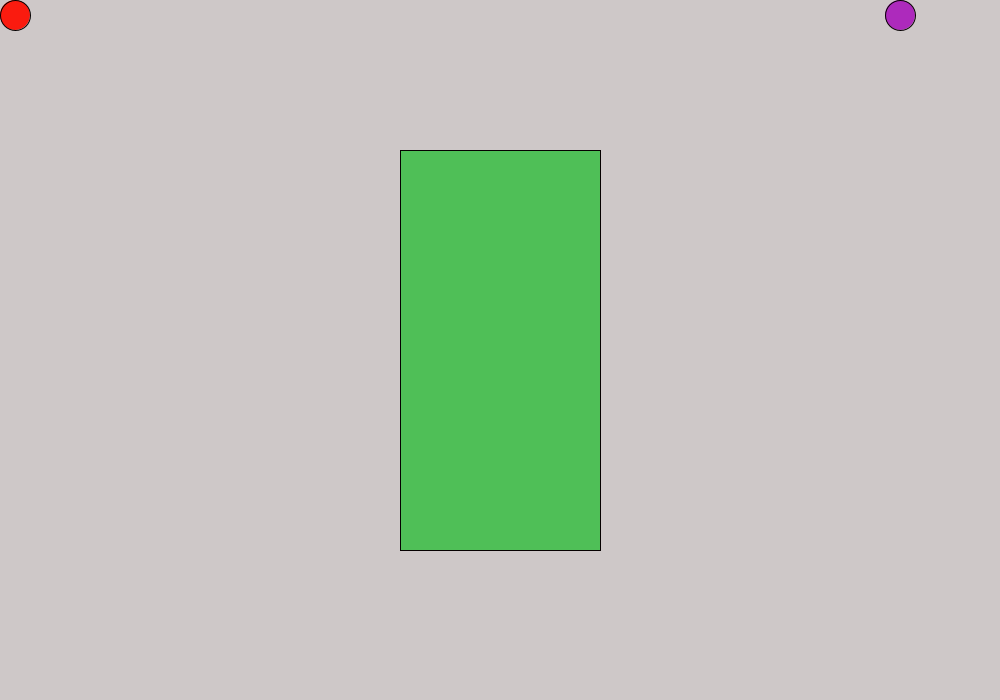
Frame 1 (no input)
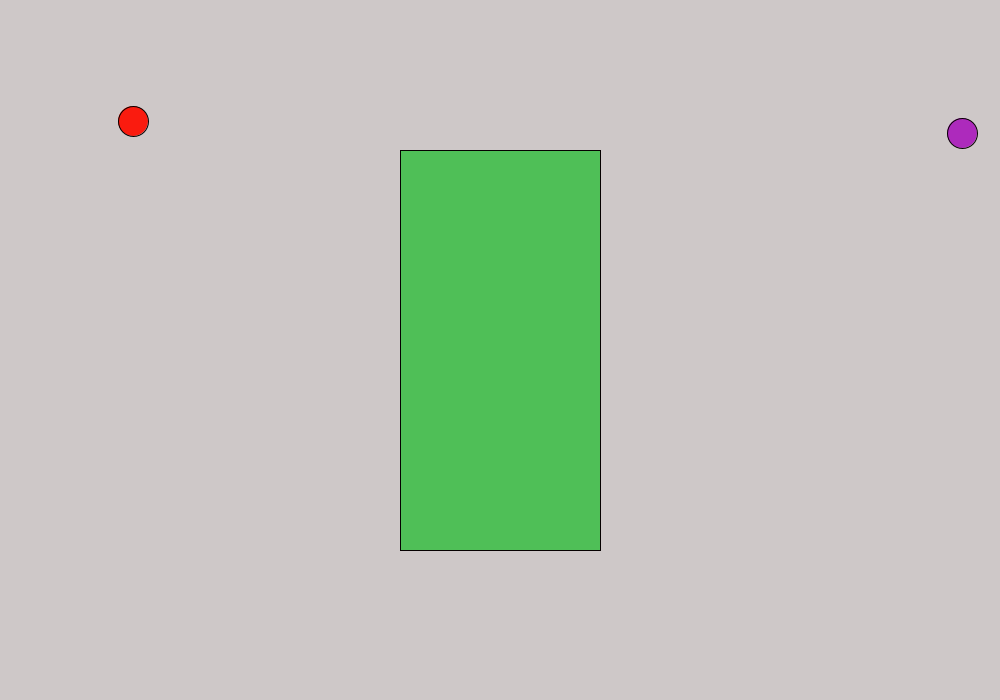
Frame 60 (the mouse pressed at the canvas centre just before this capture)
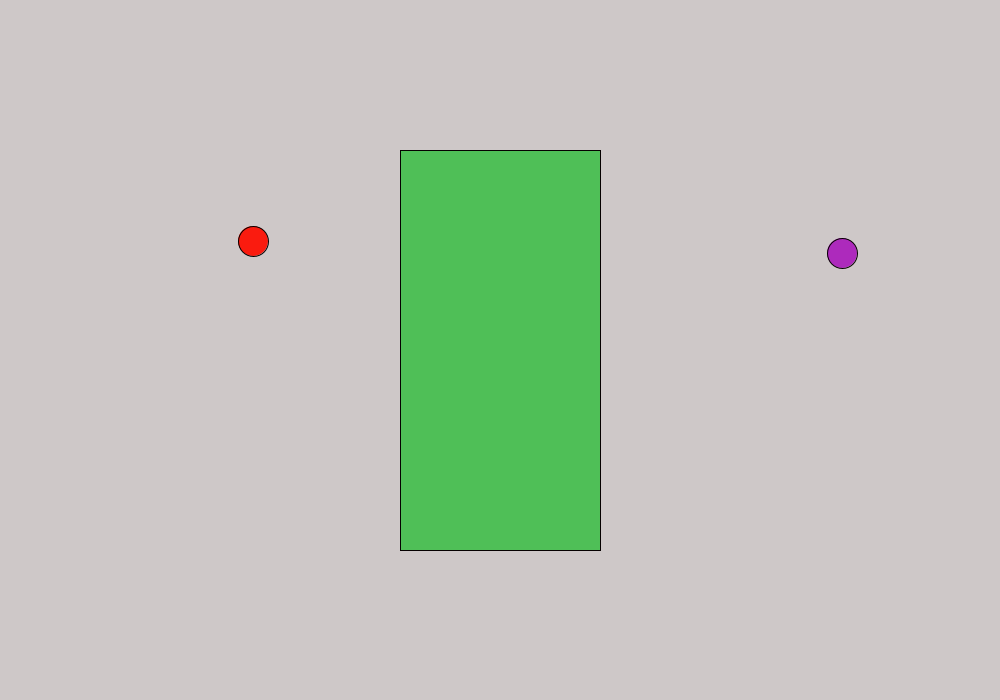
Frame 120 (the mouse held since frame 60 and released just before this capture)

The Processing sketch that drew these frames (run headless with seeded random() and noise(); from frame 60 on, the mouse is pressed at the canvas centre):

// Processing sketch: processing_156340
// ── processing_156340.pde

int x=15;
int y=15;
int x1=900;
int y1=15;
int x2=985;
int y2=15;
int x3=400;
int y3=150;
int control=1;
int control2=2;

void setup(){
  size(1000, 700);
  frameRate(10000);
}

void draw(){
  background(#CEC8C8);
  stroke(#050000);
  fill(#FA1B0F);
  ellipse(x, y, 30, 30);
  
  fill(#AD2ABC);
  ellipse(x1, y1, 30, 30);
  fill(#4FBF57);
  rect( x3, y3, 200, 400);
   if(control==1){
    x+=2;
    y-=2;
  }
  if(control==2){
    x+=2;
    y+=2;
  }
  if(control==3){
    x-=2;
    y+=2;
  }
  if(control==4){
    x-=2;
    y-=2;
  }
  if(y<=10){
    if(control==1){
      control=2;
    }
    if(control==4){
      control=3;
    }
  }
  if(y>=690){
    if(control==2){
      control=1;
    }
    if(control==3){
      control=4;
    }
  }
  if(x<=10){
    if(control==4){
      control=1;
    }
    if(control==3){
      control=2;
    }
  }
  if(x>=990){
    if(control==2){
      control=3;
    }
    if(control==1){
      control=4;
    }
  }

  
  if(control2==1){
    x1+=2;
    y1-=2;
  }
  if(control2==2){
    x1+=2;
    y1+=2;
  }
  if(control2==3){
    x1-=2;
    y1+=2;
  }
  if(control2==4){
    x1-=2;
    y1-=2;
  }
  if(y1<=10){
    if(control2==1){
      control2=2;
    }
    if(control2==4){
      control2=3;
    }
  }
   if(y1>=690){
    if(control2==2){
      control2=1;
    }
    if(control2==3){
      control2=4;
    }
  }
  if(x1<=10){
    if(control2==4){
      control2=1;
    }
    if(control2==3){
      control2=2;
    }
  }
  if(x1>=990){
    if(control2==2){
      control2=3;
    }
    if(control2==1){
      control2=4;
    }
  }
  
  

  

  
  if(sqrt(((x1-x)*(x1-x))+((y1-y)*(y1-y)))>=25-4 && sqrt(((x1-x)*(x1-x))+((y1-y)*(y1-y)))<=25+4){
    if(control2==1 && control==2){
      control2=2;
      control=1;
    }
    if(control2==2 && control==1){
      control2=1;
      control=2;
    }
    if(control==1 && control2==3){
      control=3;
      control2=1;
    }
    if(control==1 && control2==2){
      control=2;
      control2=1;
    }
    if(control==1 && control2==4){
      control=4;
      control2=1;
    }
    if(control==2 && control2==3){
      control=3;
      control2=2;
    }
    if(control==3 && control2==4){
    control=4;
    control2=3;
    }
    if(control==4 && control2==3){
      control=3;
      control2=4;
    }
    if(control==2 && control2==1){
      control=1;
      control2=2;
    }
    if(control==3 && control2==4){
      control=4;
      control2=3;
    }
    if(control==2 && control2==4){
      control=4;
      control2=2;
    } 
  }
  if(y>=150 && y<=550){    
    if(x>=390 && x<=400){
      if(control==1){
        control=4;
      }
      if(control==2){
        control=3;
      }
    }
  }
  if(x>=400 && x<=600){
    if(y>=140 && y<=150){
      if(control==2){
        control=1;
      }
      if(control==3){
        control=4;
      }
    }
  }
  if(x>=600 && x<=610){
    if(y>=150 && y<=550){
      if(control==3){
        control=2;
      }
      if(control==4){
        control=1;
      }
    }
  }
  if(x>=400 && x<=600){
    if(y>=550 && y<=560){
      if(control==1){
        control=2;
      }
      if(control==4){
        control=3;
      }
    }
  }
  if(y1>=150 && y1<=550){    
    if(x1>=390 && x1<=400){
      if(control2==1){
        control2=4;
      }
      if(control2==2){
        control2=3;
      }
    }
  }
  if(x1>=400 && x1<=600){
    if(y1>=135 && y1<=150){
      if(control2==2){
        control2=1;
      }
      if(control2==3){
        control2=4;
      }
    }
  }
  if(x1>=600 && x1<=610){
    if(y1>=150 && y1<=550){
      if(control2==3){
        control2=2;
      }
      if(control2==4){
        control2=1;
      }
    }
  }
  if(x1>=400 && x1<=600){
    if(y1>=550 && y1<=565){
      if(control2==1){
        control2=2;
      }
      if(control2==4){
        control2=3;
      }
    }
  }
}
